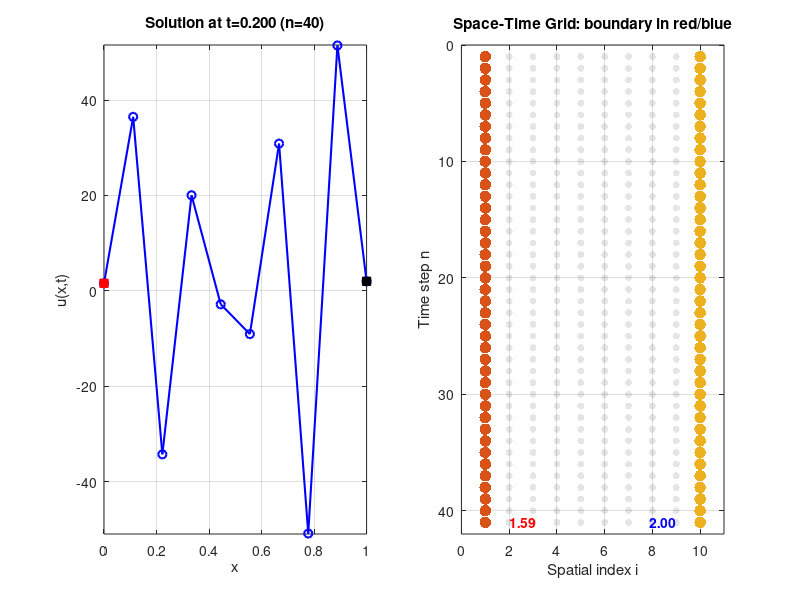

The MATLAB script that drew this image:
function demo_CrankNicolson_1D()
% DEMO_CRANKNICOLSON_1D
%
% A self-contained example of solving the 1D heat/diffusion equation:
%
%     u_t = alpha * u_{xx},   0 < x < 1,  0 < t <= T
%
% with non-zero boundary conditions:
%     u(0, t) = LeftBC(t)
%     u(1, t) = RightBC(t)
%
% using the Crank-Nicolson scheme in space (i=1..M+2) and time (n=0..N).
%
% We highlight how the boundary "aux" vector is built each time step
% and show an animation of the solution, marking boundary vs. interior.

    % -----------------------------
    % 1) PDE & Discretization Setup
    % -----------------------------
    alpha = 0.1;          % diffusion coefficient
    T     = 0.2;          % final time
    M     = 8;            % number of interior points
    dx    = 1/(M+1);      % spatial step (M+2 total points, i=0..M+1)
    xVals = linspace(0,1,M+2);  % x = 0, dx, 2dx, ..., 1

    N     = 40;           % number of time steps
    dt    = T/N;          % time step
    tVals = linspace(0,T,N+1);  % t = 0..T

    % For Crank-Nicolson, we define r = alpha * dt / (2 dx^2).
    r = alpha * dt / (2*dx^2);

    % -------------------------------
    % 2) Boundary Conditions & Init
    % -------------------------------
    % Let's define some time-dependent Dirichlet BC:
    %   u(0,t)   = 1 + sin(4*pi*t)         (Left boundary)
    %   u(1,t)   = 2                       (Right boundary)
    %
    % We'll define functions in local handles:
    LeftBC  = @(t) 1 + sin(4*pi*t);
    RightBC = @(t) 2;

    % Initial condition: let's do u(x,0) = sin(pi*x) (just an example)
    IC = @(x) sin(pi*x);

    % We'll store the full solution in a matrix "U".
    %   size(U) = (M+2) x (N+1)
    % Indices: U(i, n+1) means i=0..M+1 in space, n=0..N in time
    % We'll use 1-based indexing in MATLAB, so i=1..(M+2).
    U = zeros(M+2, N+1);

    % Fill initial condition at t=0
    for i = 1:(M+2)
        U(i,1) = IC(xVals(i));
    end

    % Impose the boundary condition at the initial time:
    U(1,1)      = LeftBC(0);  % i=1 => x=0
    U(M+2,1)    = RightBC(0); % i=M+2 => x=1

    % -------------------------------------
    % 3) Build Crank-Nicolson Matrices A,B
    % -------------------------------------
    % We solve (I + r*A)*U^{n+1} = (I - r*A)*U^n + boundary_terms
    % For standard second-difference, let's build A for interior i=2..(M+1).
    %   A is (M) x (M), indexing interior only.
    %   We'll call iInterior = 2:(M+1) in the full array.
    e = ones(M,1);
    A = spdiags([e -2*e e], -1:1, M, M);
    % A here represents the second difference. With factor r, we'd do r*A.
    % But let's keep it separate for clarity.

    I = speye(M);
    LHS = (I + r*A);   % factor on U^{n+1} (interior)
    RHS = (I - r*A);   % factor on U^{n}   (interior)

    % We'll do an LU decomposition for efficiency:
    [Lfac, Ufac] = lu(LHS);

    % -----------
    % 4) Solve
    % -----------
    % For n=0..N-1, step from t_n to t_{n+1}.
    for n = 1:N
        tNow   = tVals(n);
        tNext  = tVals(n+1);

        % Impose BC at current/next time:
        leftNow  = LeftBC(tNow);
        leftNext = LeftBC(tNext);
        rightNow  = RightBC(tNow);
        rightNext = RightBC(tNext);

        U(1,n)     = leftNow;     % for completeness
        U(M+2,n)   = rightNow;    %
        U(1,n+1)   = leftNext;
        U(M+2,n+1) = rightNext;

        % Extract the interior from the old time step: i=2..(M+1)
        Uold_interior = U(2:(M+1), n);

        % Build the RHS vector:
        %   RHS * Uold_interior
        b = RHS * Uold_interior;

        % 4a) Add "aux" from boundary values:
        %  Typically with Dirichlet BC: at i=2 => depends on left boundary,
        %  and at i=M+1 => depends on right boundary.
        %
        %  The standard CN derivation for non-zero BC leads to terms like:
        %       + r * [LeftBC(t_n) + LeftBC(t_{n+1})]
        % in the first interior node,
        %       + r * [RightBC(t_n) + RightBC(t_{n+1})]
        % in the last interior node.
        %
        % So let's do that:
        aux = zeros(M,1);  % same size as interior
        aux(1)   = r*(leftNow + leftNext);      % i=2
        aux(end) = r*(rightNow + rightNext);    % i=M+1

        b = b + aux;

        % 4b) Solve LHS * Unew_interior = b
        Unew_interior = Ufac \ (Lfac \ b);

        % 4c) Store in U
        U(2:(M+1), n+1) = Unew_interior;
    end

    % -----------------------------------------
    % 5) Visualization: Animate the Time Steps
    % -----------------------------------------
    figure('Name','Crank-Nicolson 1D Demo','Position',[100 100 900 500]);

    % We'll create two subplots:
    %   (A) The solution profile u(x) at each time step
    %   (B) A space-time grid with boundary highlights

    % (A) Plot the final solution for reference
    subplot(1,2,1);
    hLine = plot(xVals, U(:,1), 'b-o','LineWidth',1.5);
    hold on;
    hLeftBC  = plot(xVals(1), U(1,1),'rs','MarkerFaceColor','r');
    hRightBC = plot(xVals(end), U(end,1),'ks','MarkerFaceColor','k');
    ylim([min(U(:))-0.1, max(U(:))+0.1]);
    xlim([0,1]);
    grid on; box on;
    xlabel('x');
    ylabel('u(x,t)');
    title('Solution Profile Over Time');

    % We'll step through time and update hLine, hLeftBC, hRightBC.

    % (B) Build a 2D "grid" visualization in (i,n) or (x-index, time-index).
    % We'll just scatter the points for i=1..M+2, n=1..N+1,
    % then highlight boundary with color. For advanced arrow-labelling,
    % see the previous examples with annotation arrows.

    subplot(1,2,2);
    [iGrid, nGrid] = meshgrid(1:(M+2), 1:(N+1)); % i=1..(M+2), n=1..(N+1)
    iFlat = iGrid(:);
    nFlat = nGrid(:);
    scatter(iFlat, nFlat, 25,'filled','MarkerFaceColor','k','MarkerFaceAlpha',0.1);
    hold on;
    axis([0 M+3 0 N+2]);
    set(gca,'YDir','reverse');
    xlabel('Spatial index i');
    ylabel('Time step n');
    title('Space-Time Grid: boundary in red/blue');
    grid on; box on;

    % We can highlight boundary columns: i=1 and i=M+2
    scatter( ones(N+1,1),         (1:N+1)',  70,'ro','filled');
    scatter( (M+2)*ones(N+1,1),   (1:N+1)',  70,'bo','filled');

    % We'll also place text with the boundary values U(1,n) & U(M+2,n)
    % in an animation.

    % Create handles for boundary text:
    leftText  = text(2, 1, '', 'Color','r','FontWeight','bold');
    rightText = text(M+2-1, 1, '', 'Color','b','FontWeight','bold',...
                     'HorizontalAlignment','right');

    % 5a) Animate in time
    for n = 0:N
        % Update the solution profile:
        set(hLine, 'XData', xVals, 'YData', U(:,n+1));
        set(hLeftBC,  'XData', xVals(1), 'YData', U(1,n+1));
        set(hRightBC, 'XData', xVals(end), 'YData', U(end,n+1));
        subplot(1,2,1);
        title(sprintf('Solution at t=%.3f (n=%d)', tVals(n+1), n));

        % Update boundary text on the second subplot
        subplot(1,2,2);
        % Move the text near (i=1,n+1) and (i=M+2,n+1)
        set(leftText,  'Position',[2, n+1], ...
            'String', sprintf('%.2f', U(1,n+1)));
        set(rightText, 'Position',[M+2-1, n+1], ...
            'String', sprintf('%.2f', U(M+2,n+1)));

        drawnow;
        pause(0.2);
    end

end
